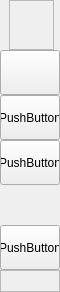
        <widget class="QFrame" name="leftMenuBg">
         <property name="minimumSize">
          <size>
           <width>60</width>
           <height>0</height>
          </size>
         </property>
         <property name="maximumSize">
          <size>
           <width>60</width>
           <height>16777215</height>
          </size>
         </property>
         <property name="frameShape">
          <enum>QFrame::NoFrame</enum>
         </property>
         <property name="frameShadow">
          <enum>QFrame::Raised</enum>
         </property>
         <layout class="QVBoxLayout" name="verticalLayout_3">
          <property name="spacing">
           <number>0</number>
          </property>
          <property name="leftMargin">
           <number>0</number>
          </property>
          <property name="topMargin">
           <number>0</number>
          </property>
          <property name="rightMargin">
           <number>0</number>
          </property>
          <property name="bottomMargin">
           <number>0</number>
          </property>
          <item>
           <widget class="QFrame" name="topLogoInfo">
            <property name="minimumSize">
             <size>
              <width>0</width>
              <height>50</height>
             </size>
            </property>
            <property name="maximumSize">
             <size>
              <width>16777215</width>
              <height>50</height>
             </size>
            </property>
            <property name="frameShape">
             <enum>QFrame::NoFrame</enum>
            </property>
            <property name="frameShadow">
             <enum>QFrame::Raised</enum>
            </property>
            <layout class="QVBoxLayout" name="verticalLayout">
             <property name="topMargin">
              <number>0</number>
             </property>
             <item>
              <widget class="QFrame" name="logoFrame">
               <property name="minimumSize">
                <size>
                 <width>45</width>
                 <height>50</height>
                </size>
               </property>
               <property name="styleSheet">
                <string notr="true">image: url(:/images/images/images/bigLogo.png);</string>
               </property>
               <property name="frameShape">
                <enum>QFrame::StyledPanel</enum>
               </property>
               <property name="frameShadow">
                <enum>QFrame::Raised</enum>
               </property>
              </widget>
             </item>
            </layout>
           </widget>
          </item>
          <item>
           <widget class="QPushButton" name="homeBtn">
            <property name="sizePolicy">
             <sizepolicy hsizetype="Expanding" vsizetype="Fixed">
              <horstretch>0</horstretch>
              <verstretch>0</verstretch>
             </sizepolicy>
            </property>
            <property name="minimumSize">
             <size>
              <width>0</width>
              <height>45</height>
             </size>
            </property>
            <property name="cursor">
             <cursorShape>PointingHandCursor</cursorShape>
            </property>
            <property name="toolTip">
             <string>Inicio</string>
            </property>
            <property name="autoFillBackground">
             <bool>false</bool>
            </property>
            <property name="styleSheet">
             <string notr="true">background-image: url(:/icons/images/icons/cil-home.png);</string>
            </property>
            <property name="text">
             <string/>
            </property>
            <property name="icon">
             <iconset resource="resources.qrc">
              <normaloff>:/icons/images/icons/cil-home.png</normaloff>:/icons/images/icons/cil-home.png</iconset>
            </property>
           </widget>
          </item>
          <item>
           <widget class="QPushButton" name="clientsBtn">
            <property name="sizePolicy">
             <sizepolicy hsizetype="Expanding" vsizetype="Fixed">
              <horstretch>0</horstretch>
              <verstretch>0</verstretch>
             </sizepolicy>
            </property>
            <property name="minimumSize">
             <size>
              <width>0</width>
              <height>45</height>
             </size>
            </property>
            <property name="cursor">
             <cursorShape>PointingHandCursor</cursorShape>
            </property>
            <property name="toolTip">
             <string>Clientes</string>
            </property>
            <property name="styleSheet">
             <string notr="true">background-image: url(:/icons/images/icons/cil-user.png);</string>
            </property>
            <property name="text">
             <string>PushButton</string>
            </property>
            <property name="icon">
             <iconset resource="resources.qrc">
              <normaloff>:/icons/images/icons/cil-user.png</normaloff>:/icons/images/icons/cil-user.png</iconset>
            </property>
           </widget>
          </item>
          <item>
           <widget class="QPushButton" name="appointmentBtn">
            <property name="sizePolicy">
             <sizepolicy hsizetype="Expanding" vsizetype="Fixed">
              <horstretch>0</horstretch>
              <verstretch>0</verstretch>
             </sizepolicy>
            </property>
            <property name="minimumSize">
             <size>
              <width>0</width>
              <height>45</height>
             </size>
            </property>
            <property name="cursor">
             <cursorShape>PointingHandCursor</cursorShape>
            </property>
            <property name="toolTip">
             <string>Agendamentos</string>
            </property>
            <property name="styleSheet">
             <string notr="true">background-image: url(:/icons/images/icons/cil-calendar-check.png);</string>
            </property>
            <property name="text">
             <string>PushButton</string>
            </property>
            <property name="icon">
             <iconset resource="resources.qrc">
              <normaloff>:/icons/images/icons/cil-calendar-check.png</normaloff>:/icons/images/icons/cil-calendar-check.png</iconset>
            </property>
           </widget>
          </item>
          <item>
           <spacer name="verticalSpacer">
            <property name="orientation">
             <enum>Qt::Vertical</enum>
            </property>
            <property name="sizeHint" stdset="0">
             <size>
              <width>20</width>
              <height>40</height>
             </size>
            </property>
           </spacer>
          </item>
          <item>
           <widget class="QPushButton" name="logoutBtn">
            <property name="sizePolicy">
             <sizepolicy hsizetype="Expanding" vsizetype="Fixed">
              <horstretch>0</horstretch>
              <verstretch>0</verstretch>
             </sizepolicy>
            </property>
            <property name="minimumSize">
             <size>
              <width>0</width>
              <height>45</height>
             </size>
            </property>
            <property name="cursor">
             <cursorShape>PointingHandCursor</cursorShape>
            </property>
            <property name="toolTip">
             <string>Sair</string>
            </property>
            <property name="styleSheet">
             <string notr="true">background-image: url(:/icons/images/icons/cil-account-logout.png);</string>
            </property>
            <property name="text">
             <string>PushButton</string>
            </property>
            <property name="icon">
             <iconset resource="resources.qrc">
              <normaloff>:/icons/images/icons/cil-loop-circular.png</normaloff>:/icons/images/icons/cil-loop-circular.png</iconset>
            </property>
           </widget>
          </item>
          <item>
           <widget class="QFrame" name="leftGrip">
            <property name="minimumSize">
             <size>
              <width>0</width>
              <height>22</height>
             </size>
            </property>
            <property name="frameShape">
             <enum>QFrame::StyledPanel</enum>
            </property>
            <property name="frameShadow">
             <enum>QFrame::Raised</enum>
            </property>
           </widget>
          </item>
         </layout>
        </widget>
